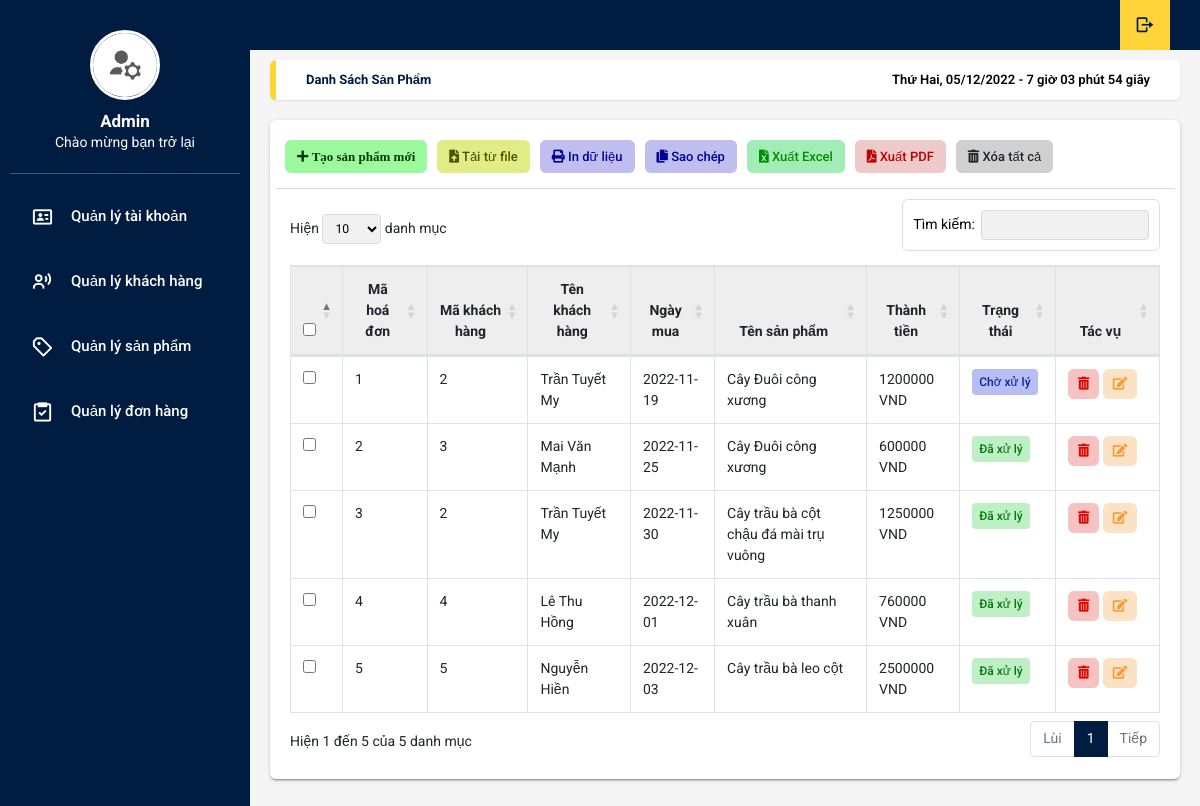
The app's page /admin/receipt.php with its own data.
### tables this page shows
create table receipt(
	receipt_id int auto_increment,
    customer_id int,
    cart_id int,
    day_buy date,
    sum_price double,
    receipt_status int,
    constraint pk primary key(receipt_id,customer_id,cart_id)
);

create table customers(
	customer_id int auto_increment,
	account_id int,
    phone char(15),
    email varchar(50),
    fullname varchar(50),
    birthday date,
    sex varchar(10),
    address varchar(50),
    identity_id varchar(50),

    primary key(customer_id,account_id,email)
);

create table bonsai(
	bonsai_id int primary key auto_increment,
    bonsai_name varchar(50),
    bonsai_img varchar(50),
    type_id int,
    describe_bonsai varchar(500),
    amount int,
    price float,
    status_id int
);

### admin/receipt.php (the view, shortened to what this page needs)
<?php
include "../config/connectDB.php";
?>
<!DOCTYPE html>
<html lang="en">
<head>
    <link rel="stylesheet" type="text/css" href="css/main.css">
    <link rel="stylesheet" href="https://cdn.jsdelivr.net/npm/boxicons@latest/css/boxicons.min.css">
        <link rel="stylesheet" href="https://cdn.datatables.net/1.10.18/css/dataTables.bootstrap4.min.css">
    <link rel="stylesheet" href="https://unpkg.com/boxicons@latest/css/boxicons.min.css">
    <link rel="stylesheet" type="text/css"
          href="https://maxcdn.bootstrapcdn.com/font-awesome/4.7.0/css/font-awesome.min.css">
    <link rel="stylesheet" href="https://use.fontawesome.com/releases/v5.8.2/css/all.css">
    <link rel="stylesheet" href="https://cdnjs.cloudflare.com/ajax/libs/jquery-confirm/3.3.2/jquery-confirm.min.css">
</head>
<body onload="time()" class="app sidebar-mini rtl">
<header class="app-header">
    <ul class="app-nav">
        <li><a class="app-nav__item" href="../login.php"><i class='bx bx-log-out bx-rotate-180'></i> </a>
        </li>
    </ul>
</header>
<aside class="app-sidebar">
    <div class="app-sidebar__user"><img class="app-sidebar__user-avatar" src="../uploads/hay.jpg" width="50px"
                                        alt="User Image">
        <div>
            <p class="app-sidebar__user-name"><b>Admin</b></p>
            <p class="app-sidebar__user-designation">Chào mừng bạn trở lại</p>
        </div>
    </div>
    <hr>
    <ul class="app-menu">
        <li><a class="app-menu__item " href="./accounts.php"><i class='app-menu__icon bx bx-id-card'></i> <span
                        class="app-menu__label">Quản lý tài khoản</span></a></li>
        <li><a class="app-menu__item" href="./customers.php"><i class='app-menu__icon bx bx-user-voice'></i><span
                        class="app-menu__label">Quản lý khách hàng</span></a></li>
        <li><a class="app-menu__item" href="./product.php"><i
                        class='app-menu__icon bx bx-purchase-tag-alt'></i><span class="app-menu__label">Quản lý sản phẩm</span></a>
        </li>
        <li><a class="app-menu__item" href="./receipt.php"><i class='app-menu__icon bx bx-task'></i><span
                        class="app-menu__label">Quản lý đơn hàng</span></a></li>
    </ul>
</aside>
<main class="app-content">
    <div class="app-title">
        <ul class="app-breadcrumb breadcrumb side">
            <li class="breadcrumb-item active"><a href="#"><b>Danh sách sản phẩm</b></a></li>
        </ul>
        <div id="clock"></div>
    </div>
    <div class="row">
        <div class="col-md-12">
            <div class="tile">
                <div class="tile-body">
                    <div class="row element-button">
                        <div class="col-sm-2">
                            <a class="btn btn-add btn-sm" type="button" href="./add_Product.php" title="Thêm" ><i class="fas fa-plus"> Tạo sản phẩm mới</i></a>
                        </div>
                        <div class="col-sm-2">
                            <a class="btn btn-delete btn-sm nhap-tu-file" type="button" title="Nhập" onclick="myFunction(this)"><i
                                    class="fas fa-file-upload"></i> Tải từ file</a>
                        </div>
                        <div class="col-sm-2">
                            <a class="btn btn-delete btn-sm print-file" type="button" title="In" onclick="myApp.printTable()"><i
                                    class="fas fa-print"></i> In dữ liệu</a>
                        </div>
                        <div class="col-sm-2">
                            <a class="btn btn-delete btn-sm print-file js-textareacopybtn" type="button" title="Sao chép"><i
                                    class="fas fa-copy"></i> Sao chép</a>
                        </div>
                        <div class="col-sm-2">
                            <a class="btn btn-excel btn-sm" href="" title="In"><i class="fas fa-file-excel"></i> Xuất Excel</a>
                        </div>
                        <div class="col-sm-2">
                            <a class="btn btn-delete btn-sm pdf-file" type="button" title="In" onclick="myFunction(this)"><i
                                    class="fas fa-file-pdf"></i> Xuất PDF</a>
                        </div>
                        <div class="col-sm-2">
                            <a class="btn btn-delete btn-sm" type="button" title="Xóa" onclick="myFunction(this)"><i
                                    class="fas fa-trash-alt"></i> Xóa tất cả </a>
                        </div>
                    </div>
                    <table class="table table-hover table-bordered" id="sampleTable">
                        <thead>
                        <tr>
                            <th width="10"><input type="checkbox" id="all"></th>
                            <th class="text-center">Mã hoá đơn</th>
                            <th class="text-center">Mã khách hàng</th>
                            <th class="text-center">Tên khách hàng</th>
                            <th class="text-center">Ngày mua</th>
                            <th class="text-center">Tên sản phẩm</th>
                            <th class="text-center">Thành tiền</th>
                            <th class="text-center">Trạng thái</th>
                            <th width="65px;" class="text-center">Tác vụ</th>
                        </tr>
                        </thead>
                        <tbody>
                        <?php
                        $query ="select * from receipt";
                        $query_run= mysqli_query($conn,$query);
                        if(mysqli_num_rows($query_run) > 0){
                            foreach($query_run as $receipt){
                                $id=$receipt['customer_id'];
                                $sql="select fullname from customers where customer_id='$id='";
                                $name = mysqli_fetch_assoc(mysqli_query($conn,$sql));
                                $id2=$receipt['cart_id'];
                                $sql1="select bonsai_name from bonsai where bonsai_id
                                    in(select bonsai_id from cart where cart_id='$id2')";
                                $bonsai_name = mysqli_fetch_assoc(mysqli_query($conn,$sql1));
                                if($receipt['receipt_id']==1){
                                    $text='Chờ xử lý';
                                    $type='info';
                                }elseif($receipt['receipt_id']==0){
                                    $text='Chưa xử lý';
                                    $type='warning';
                                }else{
                                    $text='Đã xử lý';
                                    $type='success';
                                }
                                ?>
                                <tr>
                                    <td width="10"><input type="checkbox" name="check1" value="1"></td>
                                    <td> <?= $receipt['receipt_id'] ?></td>
                                    <td> <?= $receipt['customer_id'] ?></td>
                                    <td> <?= $name['fullname']; ?> </td>
                                    <td> <?= $receipt['day_buy'] ?></td>
                                    <td> <?= $bonsai_name['bonsai_name'] ?></td>
                                    <td> <?= $receipt['sum_price']  ?> VND</td>
                                    <td>
                                        <span class="badge bg-<?=$type?>"><?=$text?></span>
                                    <td>
                                        <button class="btn btn-primary btn-sm trash deletePro" type="button" title="Xóa" id="show-emp" data-toggle="modal"
                                                data-target="#deletemodal"><i class="fas fa-trash-alt"></i>
                                        </button>
                                        <button class="btn btn-primary btn-sm editPro" type="button" title="Sửa" id="show-emp" data-toggle="modal"
                                                data-target="#modalEdit"><i class="fas fa-edit"></i>
                                        </button>
                                    </td>
                                </tr>
                                <?php
                            }
                        }
                        ?>
                        </tbody>
                    </table>
                </div>
            </div>
        </div>
    </div>
</main>
</body>
</html>

### records on screen
receipt: receipt "1", customer "2", customers.fullname "Trần Tuyết My", day_buy "2022-11-19", bonsai.bonsai_name "Cây Đuôi công xương", sum_price "1200000", receipt "Chờ xử lý"
receipt: receipt "2", customer "3", customers.fullname "Mai Văn Mạnh", day_buy "2022-11-25", bonsai.bonsai_name "Cây Đuôi công xương", sum_price "600000", receipt "Đã xử lý"
receipt: receipt "3", customer "2", customers.fullname "Trần Tuyết My", day_buy "2022-11-30", bonsai.bonsai_name "Cây trầu bà cột chậu đá mài trụ vuông", sum_price "1250000", receipt "Đã xử lý"
receipt: receipt "4", customer "4", customers.fullname "Lê Thu Hồng", day_buy "2022-12-01", bonsai.bonsai_name "Cây trầu bà thanh xuân", sum_price "760000", receipt "Đã xử lý"
receipt: receipt "5", customer "5", customers.fullname "Nguyễn Hiền", day_buy "2022-12-03", bonsai.bonsai_name "Cây trầu bà leo cột", sum_price "2500000", receipt "Đã xử lý"
